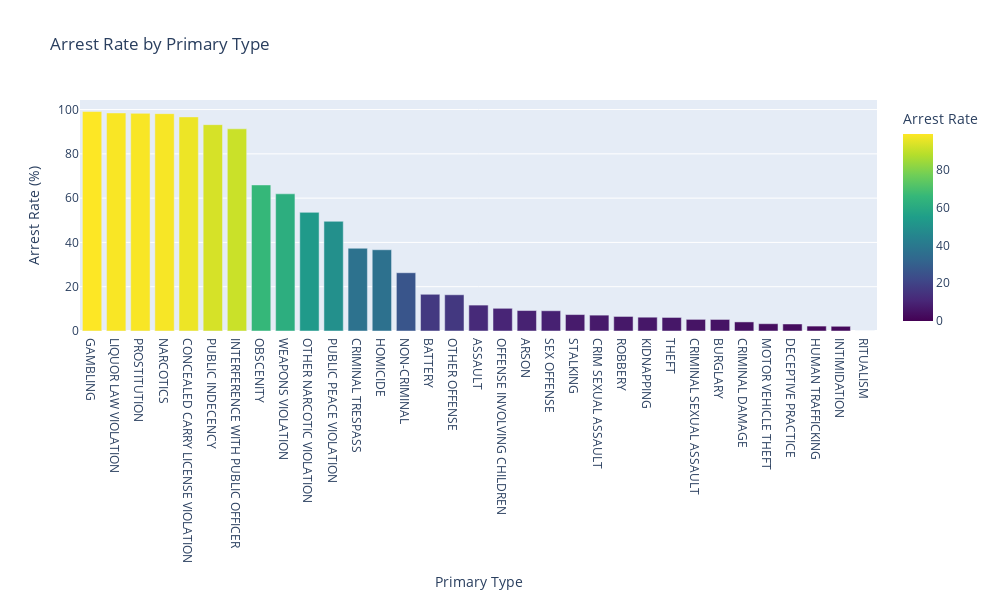

Write notebook code for a chart like this one.
### Code cell
arrest_trend = crime_df.groupby('primary_type')['arrest_rate_by_primary_type'].mean().round(2)
arrest_trend = arrest_trend.reset_index()
arrest_trend.columns = ['Primary Type', 'Arrest Rate']

# Create the bar chart
fig = px.bar(
    arrest_trend,
    x='Primary Type',
    y='Arrest Rate',
    title="Arrest Rate by Primary Type",
    labels={'Primary Type': 'Arrest Rate (%)', 'Primary Type': 'Primary Type'},
    color='Arrest Rate',  # Color by arrest rate for a gradient effect
    color_continuous_scale='Viridis'   # Choose a color scale (optional)
)

# Update layout for better readability
fig.update_layout(
    xaxis={'categoryorder':'total descending'},  # Sort communities by arrest rate
    xaxis_title="Primary Type",
    yaxis_title="Arrest Rate (%)",
    height=600,
    width=1000
)

# Show the chart
fig.show()

### Figure 1 — Plotly figure (JSON) as saved in the notebook; plotly's stock layout.template omitted (floating-point values rounded to 4 significant figures)
{"data": [{"alignmentgroup": "True", "hovertemplate": "Primary Type=%{x}<br>Arrest Rate=%{marker.color}<extra></extra>", "legendgroup": "", "marker": {"color": [9.24, 11.7, 16.58, 5.22, 96.69, 7.16, 4.1, 5.25, 37.37, 3.17, 99.1, 36.69, 2.22, 91.3, 2.13, 6.23, 98.47, 3.29, 98.16, 26.32, 65.96, 10.25, 53.57, 16.36, 98.28, 93.18, 49.54, 0, 6.57, 9.14, 7.42, 6.12, 61.95], "coloraxis": "coloraxis", "pattern": {"shape": ""}}, "name": "", "offsetgroup": "", "orientation": "v", "showlegend": false, "textposition": "auto", "type": "bar", "x": ["ARSON", "ASSAULT", "BATTERY", "BURGLARY", "CONCEALED CARRY LICENSE VIOLATION", "CRIM SEXUAL ASSAULT", "CRIMINAL DAMAGE", "CRIMINAL SEXUAL ASSAULT", "CRIMINAL TRESPASS", "DECEPTIVE PRACTICE", "GAMBLING", "HOMICIDE", "HUMAN TRAFFICKING", "INTERFERENCE WITH PUBLIC OFFICER", "INTIMIDATION", "KIDNAPPING", "LIQUOR LAW VIOLATION", "MOTOR VEHICLE THEFT", "NARCOTICS", "NON-CRIMINAL", "OBSCENITY", "OFFENSE INVOLVING CHILDREN", "OTHER NARCOTIC VIOLATION", "OTHER OFFENSE", "PROSTITUTION", "PUBLIC INDECENCY", "PUBLIC PEACE VIOLATION", "RITUALISM", "ROBBERY", "SEX OFFENSE", "STALKING", "THEFT", "WEAPONS VIOLATION"], "xaxis": "x", "y": [9.24, 11.7, 16.58, 5.22, 96.69, 7.16, 4.1, 5.25, 37.37, 3.17, 99.1, 36.69, 2.22, 91.3, 2.13, 6.23, 98.47, 3.29, 98.16, 26.32, 65.96, 10.25, 53.57, 16.36, 98.28, 93.18, 49.54, 0, 6.57, 9.14, 7.42, 6.12, 61.95], "yaxis": "y"}], "layout": {"barmode": "relative", "coloraxis": {"colorbar": {"title": {"text": "Arrest Rate"}}, "colorscale": [[0, "#440154"], [0.1111, "#482878"], [0.2222, "#3e4989"], [0.3333, "#31688e"], [0.4444, "#26828e"], [0.5556, "#1f9e89"], [0.6667, "#35b779"], [0.7778, "#6ece58"], [0.8889, "#b5de2b"], [1, "#fde725"]]}, "dragmode": "zoom", "height": 600, "legend": {"tracegroupgap": 0}, "title": {"text": "Arrest Rate by Primary Type"}, "width": 1000, "xaxis": {"anchor": "y", "autorange": true, "categoryorder": "total descending", "domain": [0, 1], "range": [-0.5, 32.5], "title": {"text": "Primary Type"}, "type": "category"}, "yaxis": {"anchor": "x", "autorange": true, "domain": [0, 1], "range": [0, 104.3], "title": {"text": "Arrest Rate (%)"}, "type": "linear"}}}
